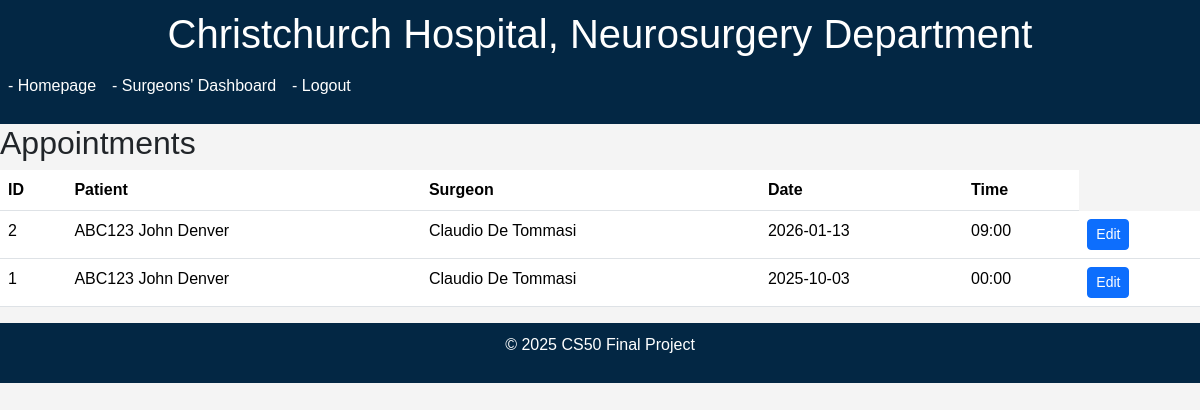
The page /appointments_list (signed in) on the database as committed earlier.
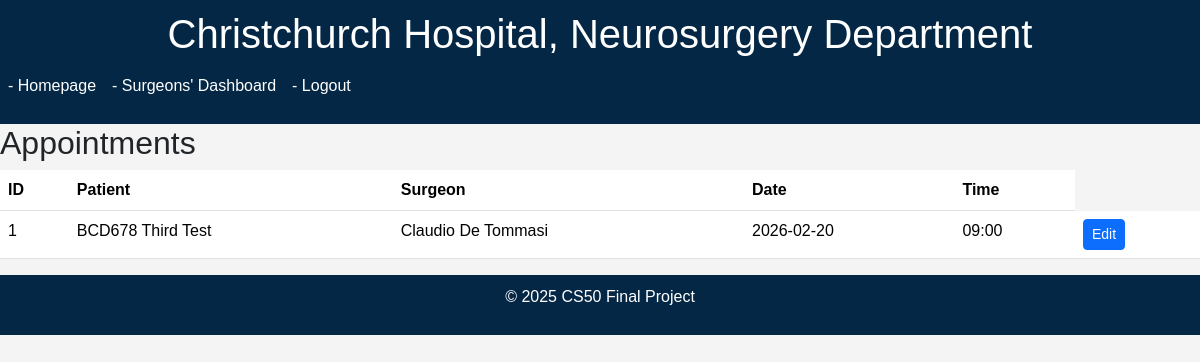
The same page on the database as committed later.
### models.py (models this page shows)
class Appointment(db.Model):
    id = db.Column(db.Integer, primary_key=True)
    patient_id = db.Column(db.Integer, db.ForeignKey('patient.id'), nullable=False)
    surgeon_id = db.Column(db.Integer, db.ForeignKey('surgeon.id'), nullable=False)
    appointment_date = db.Column(db.DateTime, nullable=False)
    reason = db.Column(db.Text)
    status = db.Column(db.String(50), default='Scheduled')
    patient = db.relationship('Patient', backref='appointments')
    surgeon = db.relationship('Surgeon', backref='appointments')

class Patient(db.Model):
    id = db.Column(db.Integer, primary_key=True)
    NHI = db.Column(db.String(6), unique=True, nullable=False)
    username = db.Column(db.String(50), unique=True, nullable=True)
    password_hash = db.Column(db.String(255), nullable=True)
    last_name = db.Column(db.String(100), nullable=False)
    first_name = db.Column(db.String(100), nullable=False)
    gender = db.Column(db.String(1))
    date_of_birth = db.Column(db.Date, nullable=False)
    contact_info = db.Column(db.String(100), nullable=False)
    emergency_contact_name = db.Column(db.String(100))
    emergency_contact_phone = db.Column(db.String(15))
    medical_history = db.Column(db.Text)
    needs_password = db.Column(db.Boolean, default=True)

class Surgeon(db.Model):
    id = db.Column(db.Integer, primary_key=True)
    username = db.Column(db.String(50), unique=True, nullable=True)
    password_hash = db.Column(db.String(255), nullable=True)
    first_name = db.Column(db.String(100), nullable=False)
    last_name = db.Column(db.String(100), nullable=False)
    surgeon_code = db.Column(db.String(20), unique=True, nullable=True)
    gender = db.Column(db.String(1))
    date_of_birth = db.Column(db.Date)
    contact_info = db.Column(db.String(100))
    specialty = db.Column(db.String(100))
    needs_password = db.Column(db.Boolean, default=True)

### app.py (the view)
@app.route("/appointments_list")
@secretary_or_surgeon_required
def appointments_list():
    date_str = request.args.get("date")
    appointments = []
    if date_str:
        try:
            date_obj = datetime.datetime.strptime(date_str, "%Y-%m-%d").date()
        except ValueError:
            return "Invalid date format. Use YYYY-MM-DD.", 400
        if session.get("secretary_id"):
            appointments = Appointment.query.filter(
                db.func.date(Appointment.appointment_date) == date_obj
            ).order_by(Appointment.appointment_date.desc()).all()
        else:
            surgeon_id = session.get("surgeon_id")
            appointments = Appointment.query.filter(
                Appointment.surgeon_id == surgeon_id,
                db.func.date(Appointment.appointment_date) == date_obj
            ).order_by(Appointment.appointment_date.desc()).all()
    else:
        if session.get("secretary_id"):
            appointments = Appointment.query.order_by(Appointment.appointment_date.desc()).all()
        else:
            surgeon_id = session.get("surgeon_id")
            appointments = Appointment.query.filter_by(surgeon_id=surgeon_id).order_by(Appointment.appointment_date.desc()).all()
    return render_template("appointments_list.html", appointments=appointments)

### helpers.py (called while the page is built)
def secretary_or_surgeon_required(f):
    @wraps(f)
    def decorated_function(*args, **kwargs):
        if not (session.get("secretary_id") or session.get("surgeon_id")):
            return redirect("/login")
        return f(*args, **kwargs)
    return decorated_function

### templates/appointments_list.html (shortened to what this page needs)
{% extends "layout.html" %}
{% block content %}
    <h2>Appointments</h2>
    <table class="table">
        <thead>
            <tr>
                <th>ID</th>
                <th>Patient</th>
                <th>Surgeon</th>
                <th>Date</th>
                <th>Time</th>
            </tr>
        </thead>
        <tbody>
            {% for appointment in appointments %}
                <tr>
                    <td>{{ appointment.id }}</td>
                    <td>{{ appointment.patient.NHI }} {{ appointment.patient.first_name }} {{ appointment.patient.last_name }}</td>
                    <td>{{ appointment.surgeon.first_name }} {{ appointment.surgeon.last_name }}</td>
                    <td>{{ appointment.appointment_date.strftime('%Y-%m-%d') }}</td>
                    <td>{{ appointment.appointment_date.strftime('%H:%M') }}</td>
                    <td><a href="{{ url_for('edit_appointment', appointment_id=appointment.id) }}" class="btn btn-sm btn-primary">Edit</a></td>
                </tr>
            {% endfor %}
        </tbody>
    </table>
{% endblock %}

### templates/layout.html (shortened to what this page needs)
<!DOCTYPE html>
<html lang="en">
<head>
    <link href="https://cdn.jsdelivr.net/npm/bootstrap@5.3.2/dist/css/bootstrap.min.css" rel="stylesheet">
    <link rel="stylesheet" href="{{ url_for('static', filename='style.css') }}">
</head>
<body>
    <header>
        <h1>Christchurch Hospital, Neurosurgery Department</h1>
        <nav class="navbar navbar-expand-lg">
    <ul class="navbar-nav">
        <li class="nav-item"><a class="nav-link" href="{{ url_for('index') }}">- Homepage</a></li>
        {% if session.get('surgeon_id') %}
            <li class="nav-item"><a class="nav-link" href="{{ url_for('surgeons_dashboard') }}">- Surgeons' Dashboard</a></li>
        {% endif %}
        {% if session.get('surgeon_id') or session.get('is_admin') or session.get('secretary_id') or session.get('patient_id') %}
            <li class="nav-item"><a class="nav-link" href="{{ url_for('logout') }}">- Logout</a></li>
        {% endif %}
    </ul>
</nav>
    </header>
    <main>
        {% block content %}
        {% endblock %}
    </main>
    <footer>
        <p>&copy; 2025 CS50 Final Project</p>
    </footer>
</body>
</html>

### static/style.css (style rules this page uses)
body { font-family: Arial, sans-serif; margin: 0; padding: 0; background-color: #f4f4f4; }
header { background: #032744; color: #ffffff; padding: 10px 0; text-align: center; }
h1 { margin: 0; }
footer { background: #032744; ; color: #ffffff; text-align: center; padding: 10px 0; position: relative; bottom: 0; width: 100%; }
a { color: #f2f4f6; text-decoration: none; }
.navbar-nav .nav-link { color: #fff !important; }

Rows that differ between the two databases and show on the page:
removed Appointment: id "2", patient.NHI "ABC123", patient.first_name "John", patient.last_name "Denver", surgeon.first_name "Claudio", surgeon.last_name "De Tommasi", appointment_date "2026-01-13", appointment_date "09:00"
changed Appointment "Claudio": patient.NHI "ABC123" → "BCD678"; patient.first_name "John" → "Third"; patient.last_name "Denver" → "Test"; appointment_date "2025-10-03" → "2026-02-20"; appointment_date "00:00" → "09:00"
